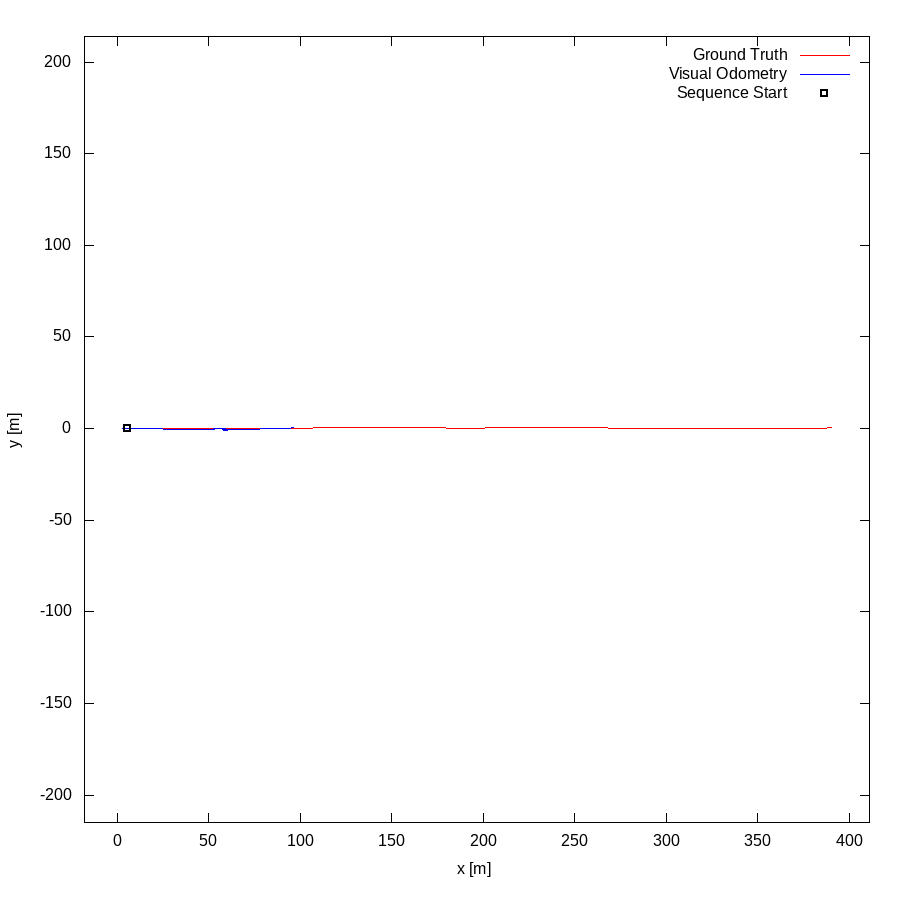

The gnuplot source for this figure:
set term postscript eps enhanced color
set output "04.eps"
set size ratio -1
set xrange [-18:411]
set yrange [-215:214]
set xlabel "x [m]"
set ylabel "y [m]"
plot "04.txt" using 1:2 lc rgb "#FF0000" title 'Ground Truth' w lines,"04.txt" using 3:4 lc rgb "#0000FF" title 'Visual Odometry' w lines,"< head -1 04.txt" using 1:2 lc rgb "#000000" pt 4 ps 1 lw 2 title 'Sequence Start' w points
